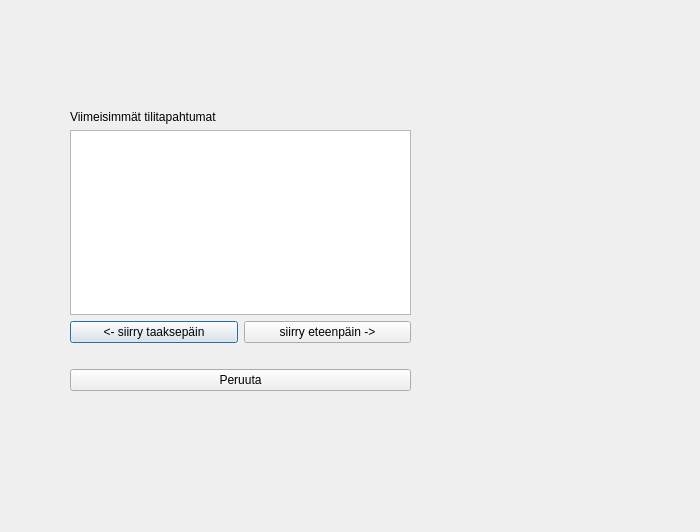
<?xml version="1.0" encoding="UTF-8"?>
<ui version="4.0">
 <class>transactions_window</class>
 <widget class="QDialog" name="transactions_window">
  <property name="geometry">
   <rect>
    <x>0</x>
    <y>0</y>
    <width>700</width>
    <height>532</height>
   </rect>
  </property>
  <property name="windowTitle">
   <string>Dialog</string>
  </property>
  <widget class="QWidget" name="verticalLayoutWidget">
   <property name="geometry">
    <rect>
     <x>70</x>
     <y>110</y>
     <width>341</width>
     <height>281</height>
    </rect>
   </property>
   <layout class="QVBoxLayout" name="verticalLayout">
    <item>
     <widget class="QLabel" name="label">
      <property name="text">
       <string>Viimeisimmät tilitapahtumat</string>
      </property>
     </widget>
    </item>
    <item>
     <widget class="QListView" name="listView_transactions"/>
    </item>
    <item>
     <layout class="QHBoxLayout" name="horizontalLayout">
      <item>
       <widget class="QPushButton" name="pushButton">
        <property name="text">
         <string>&lt;- siirry taaksepäin</string>
        </property>
       </widget>
      </item>
      <item>
       <widget class="QPushButton" name="pushButton_2">
        <property name="text">
         <string>siirry eteenpäin -&gt;</string>
        </property>
       </widget>
      </item>
     </layout>
    </item>
    <item>
     <spacer name="horizontalSpacer_2">
      <property name="orientation">
       <enum>Qt::Horizontal</enum>
      </property>
      <property name="sizeHint" stdset="0">
       <size>
        <width>40</width>
        <height>20</height>
       </size>
      </property>
     </spacer>
    </item>
    <item>
     <widget class="QPushButton" name="push_back">
      <property name="text">
       <string>Peruuta</string>
      </property>
     </widget>
    </item>
   </layout>
  </widget>
 </widget>
 <resources/>
 <connections/>
</ui>
